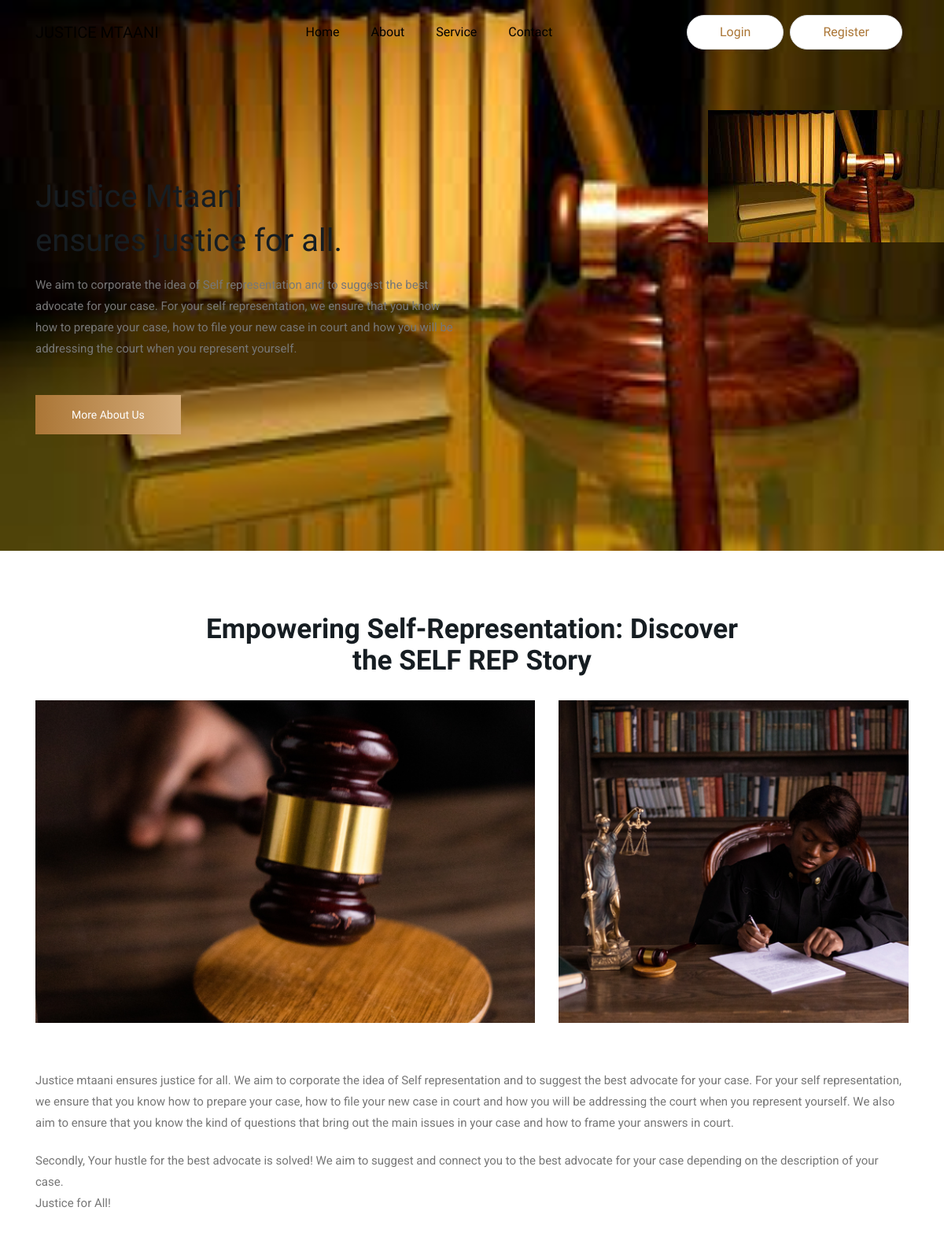
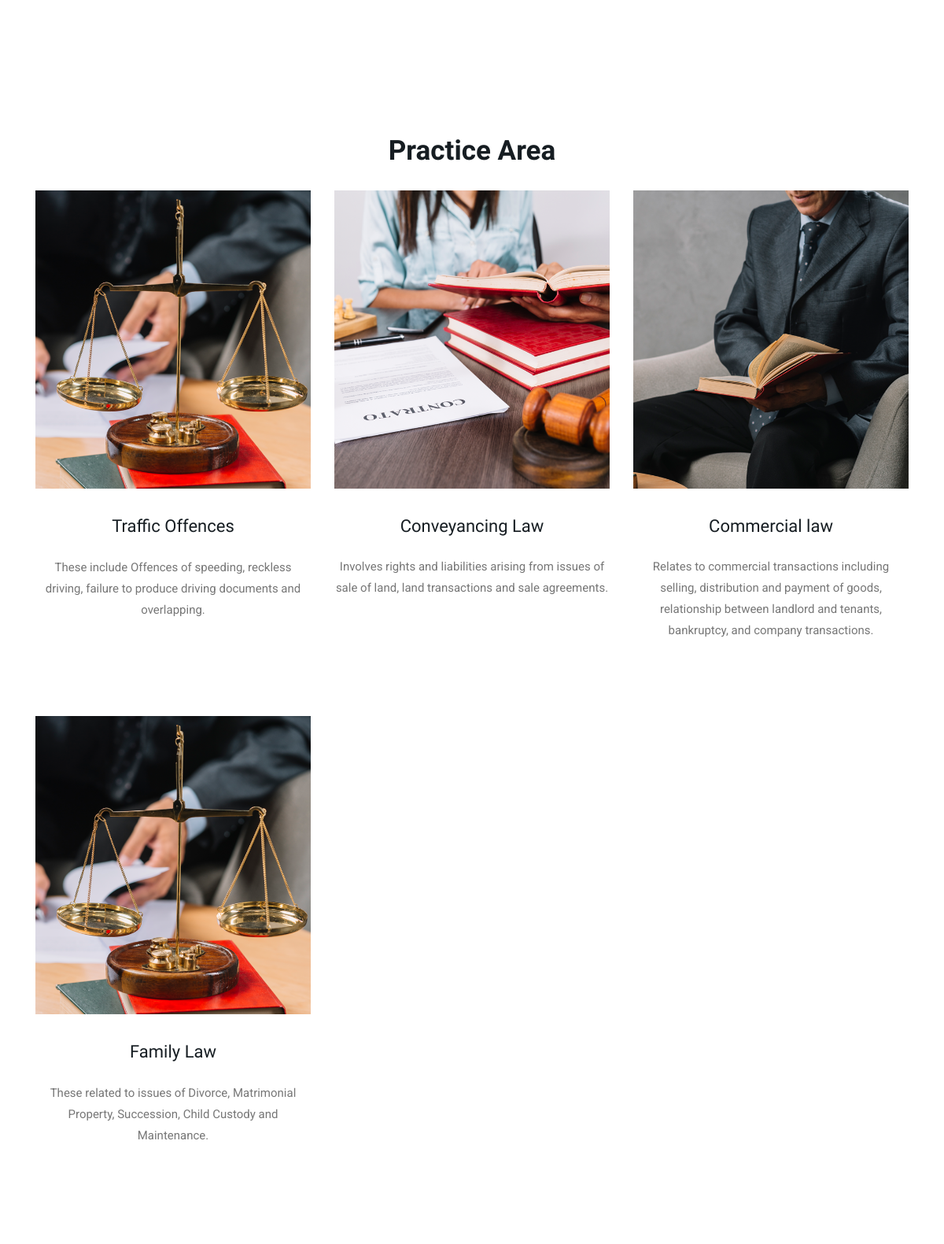
The page / (upper part) on the database its author committed (2 pictures, top to bottom).
### core/models.py (models this page shows, shortened)
class Service(models.Model):
    title = models.CharField(max_length=200)
    slug = models.SlugField(unique=True)
    description = models.TextField(null=True, blank=True)
    image = models.ImageField(upload_to='services/', null=True, blank=True)
    created = models.DateTimeField(auto_now_add=True)
    updated = models.DateTimeField(auto_now=True)
    class Meta:
        ordering = ['-created']
    def __str__(self):
        return self.title

### core/views.py (the view)
# urls.py: path('', views.index, name='index'),
def index(request):
    services = Service.objects.all()
    teams = Team.objects.all()
    context = {
        'title': 'Home',
        'services': services,
        'teams': teams
    }
    return render(request, 'index.html', context)

### templates/index.html (shortened to what this page needs)
{% extends 'base.html' %}
{% block content %}
<section class="banner_part">
    <div class="container">
        <div class="row align-items-center">
            <div class="col-lg-6">
                <div class="banner_text">
                    <div class="banner_text_iner">
                        <h1>Justice Mtaani <br>ensures justice for all.</h1>
                        <p>
                            We aim to corporate the idea of Self representation and to suggest the best advocate for
                            your case. For your self representation, we ensure that you know how to prepare your case,
                            how to file your new case in court and how you will be addressing the court when you
                            represent yourself. </p>
                        <div class="banner_btn">
                            <a href="{% url 'about' %}" class="btn_1">More About Us</a>
                        </div>
                    </div>
                </div>
            </div>
        </div>
    </div>
</section>
{% include 'partials/about.html' %}
{% include 'partials/services.html' %}
{% endblock %}

### templates/partials/services.html
    <section class="single_service section_padding">
        <div class="container">
            <div class="row justify-content-center">
                <div class="col-lg-7 col-sm-10">
                    <div class="section_tittle">
                        <h2>Practice Area</h2>
                    </div>
                </div>
            </div>
            {% if services %}
            <div class="row justify-content-between">
                {% for service in services %}
                <div class="col-lg-4 col-sm-6">
                    <div class="single_single_service">
                        <img src="{% if service.image %}{{ service.image.url }}{% else %}/static/img/icon/service_1.svg{% endif %}" alt="{{ service }}">
                        <h4>{{ service.title }}</h4>
                        <p>{{ service.description }}</p>
                    </div>
                </div>
                {% endfor %}
            </div>
            {% else %}
                <p>No Services</p>
            {% endif %}
        </div>
    </section>

### rows shown on the page
Service: image (picture), title "Traffic Offences", description "These include Offences of speeding, reckless driving, failure to produce driving documents and overlapping."
Service: image (picture), title "Conveyancing Law", description "Involves rights and liabilities arising from issues of sale of land, land transactions and sale agreements."
Service: image (picture), title "Commercial law", description "Relates to commercial transactions including selling, distribution and payment of goods, relationship between landlord and tenants, bankruptcy, and company transactions."
Service: image (picture), title "Family Law", description "These related to issues of Divorce, Matrimonial Property, Succession, Child Custody and Maintenance."
